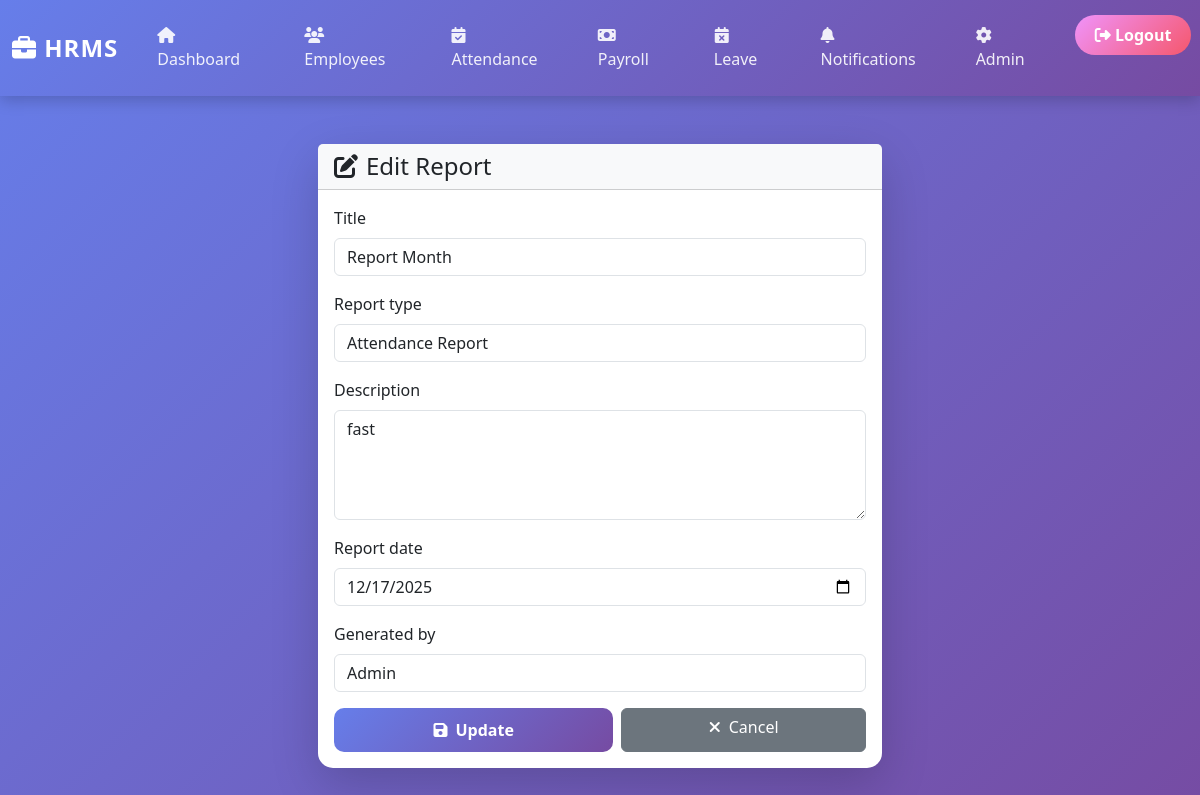
Page /reporting/edit/1/ (signed in) on the committed database.
### reporting/models.py (models this page shows, shortened)
class Report(models.Model):
    REPORT_TYPES = [
        ('attendance', 'Attendance Report'),
        ('payroll', 'Payroll Report'),
        ('performance', 'Performance Report'),
        ('recruitment', 'Recruitment Report'),
    ]
    title = models.CharField(max_length=200, default='Report')
    report_type = models.CharField(max_length=50, choices=REPORT_TYPES, default='attendance')
    description = models.TextField(default='')
    report_date = models.DateField(default=timezone.now)
    generated_by = models.CharField(max_length=100, default='Admin')
    created_at = models.DateTimeField(auto_now_add=True)
    updated_at = models.DateTimeField(auto_now=True)
    class Meta:
        verbose_name_plural = "Reports"

### reporting/views.py (the view)
# urls.py: path('edit/<int:report_id>/', views.edit_report, name='edit_report'),
@login_required
def edit_report(request, report_id):
    report = get_object_or_404(Report, id=report_id)
    if request.method == 'POST':
        form = ReportForm(request.POST, instance=report)
        if form.is_valid():
            form.save()
            return redirect('reporting:report_list')
    else:
        form = ReportForm(instance=report)
    return render(request, 'reporting/edit_report.html', {'form': form, 'report': report})

### reporting/forms.py
class ReportForm(forms.ModelForm):
    class Meta:
        model = Report
        fields = ['title', 'report_type', 'description', 'report_date', 'generated_by']
        widgets = {
            'title': forms.TextInput(attrs={'class': 'form-control', 'placeholder': 'Report Title'}),
            'report_type': forms.Select(attrs={'class': 'form-control'}),
            'description': forms.Textarea(attrs={'class': 'form-control', 'placeholder': 'Description', 'rows': 4}),
            'report_date': forms.DateInput(attrs={'class': 'form-control', 'type': 'date'}),
            'generated_by': forms.TextInput(attrs={'class': 'form-control', 'placeholder': 'Generated By'}),
        }

### templates/reporting/edit_report.html (shortened to what this page needs)
{% extends 'base.html' %}
{% block content %}
<div class="container mt-5">
    <div class="row justify-content-center">
        <div class="col-md-6">
            <div class="card shadow-lg border-0" style="border-top: 4px solid #667eea;">
                <div class="card-header bg-light">
                    <h4 class="mb-0"><i class="fas fa-edit me-2"></i>Edit Report</h4>
                </div>
                <div class="card-body">
                    <form method="post">
                        {% for field in form %}
                            <div class="mb-3">
                                <label for="{{ field.id_for_label }}" class="form-label fw-500">{{ field.label }}</label>
                                {{ field }}
                            </div>
                        {% endfor %}
                        <div class="d-flex gap-2">
                            <button type="submit" class="btn btn-primary flex-grow-1">
                                <i class="fas fa-save me-2"></i>Update
                            </button>
                            <a href="{% url 'reporting:report_list' %}" class="btn btn-secondary flex-grow-1">
                                <i class="fas fa-times me-2"></i>Cancel
                            </a>
                        </div>
                    </form>
                </div>
            </div>
        </div>
    </div>
</div>
{% endblock %}

### employees/templates/base.html (style rules this page uses)
* { margin: 0; padding: 0; box-sizing: border-box; }
body { background: linear-gradient(135deg, #667eea 0%, #764ba2 100%); min-height: 100vh; font-family: 'Segoe UI', Tahoma, Geneva, Verdana, sans-serif; padding-bottom: 50px; }
.container { max-width: 1200px; margin-top: 40px; }
.card { border: none; border-radius: 15px; box-shadow: 0 8px 25px rgba(0,0,0,0.15); transition: transform 0.3s ease, box-shadow 0.3s ease; background: #fff; margin-bottom: 25px; }
.btn-primary { background: linear-gradient(135deg, #667eea 0%, #764ba2 100%); border: none; border-radius: 10px; padding: 10px 25px; font-weight: 600; transition: all 0.3s ease; }

### rows in the picture
Report: form "Report Month" "Attendance Report" "fast" "12/17/2025" "Admin"

### other values in the picture
{{ field.label }} "Title" "Report type" "Description" "Report date" "Generated by"
